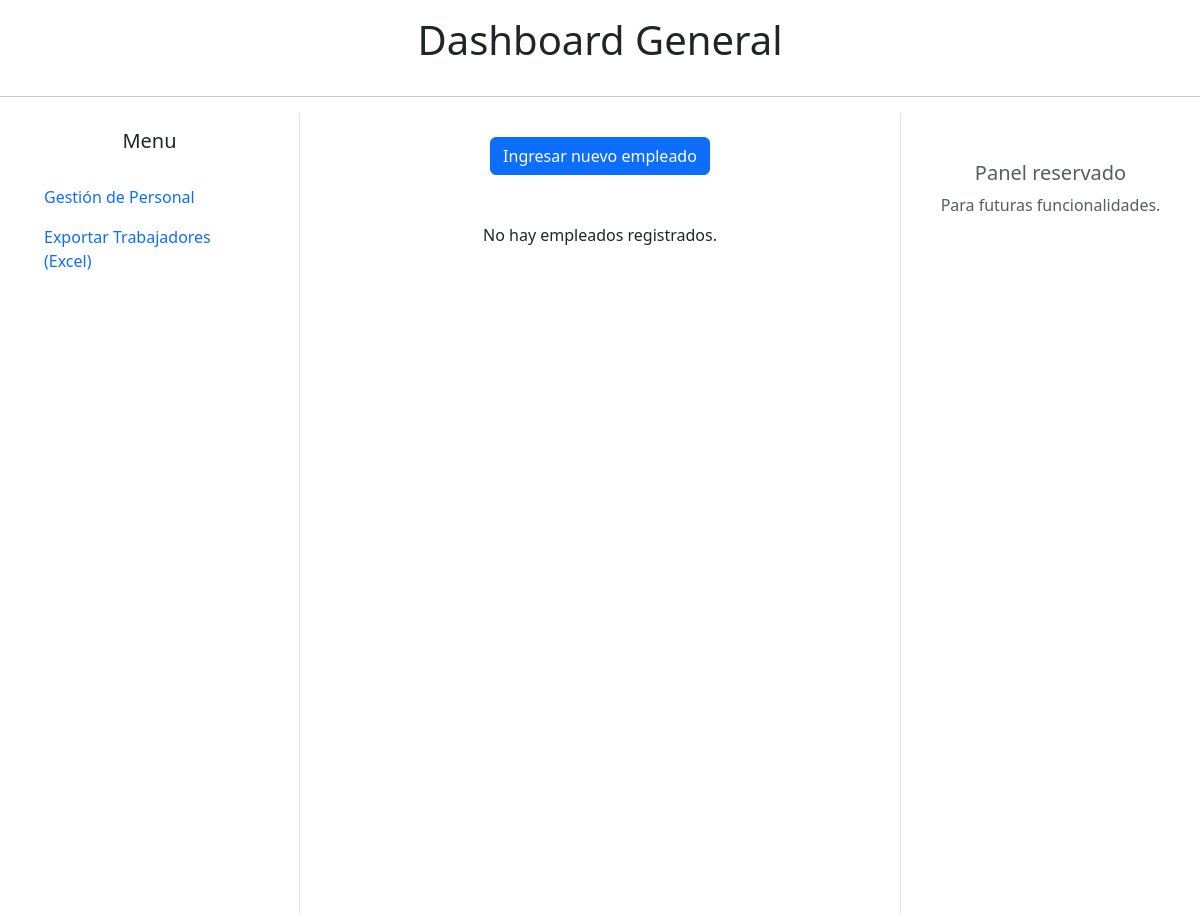
Before: /main/ with the older database file.
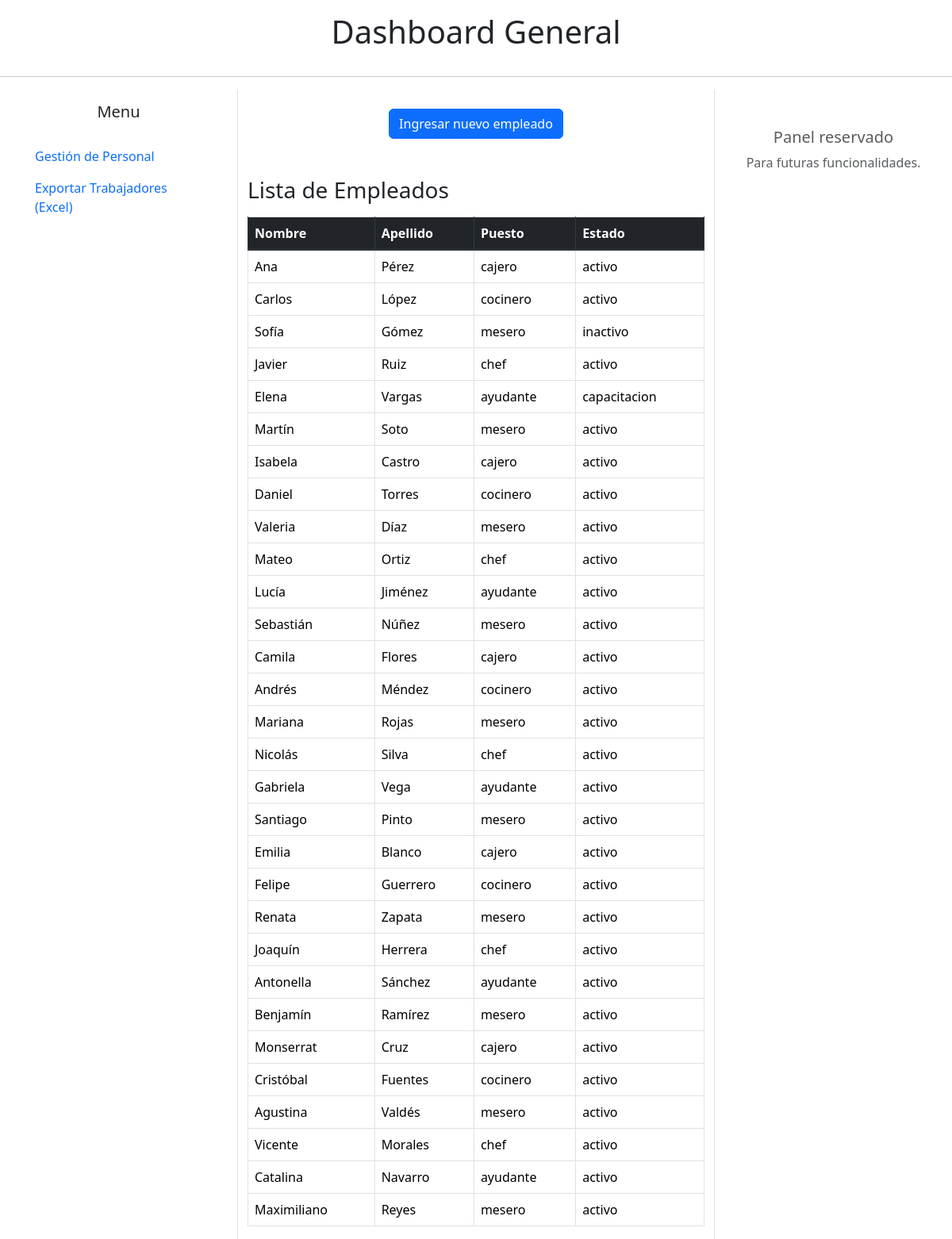
After: the same page with the newer database file.
### main/models.py (models this page shows, shortened)
class Empleado(models.Model):
    PUESTOS = {
        ('chef','Chef'),
        ('cocinero','Cocinero'),
        ('ayudante','Ayudante - cocina'),
        ('lavaplatos','Lavaplatos'),
        ('mesero','Mesero'),
        ('cajero','Cajero'),
        ('limpieza','Limpieza'),
    }
    ESTADO = ( # Usar una tupla de tuplas para CHOICES es más común
        ('activo','Activo'),
        ('inactivo','Inactivo'),
        ('capacitacion','En Capacitacion'),
    )
    SALARIOS_POR_PUESTO = {
        'chef': 3000000,  # Chef
        'cocinero': 2500000,  # Cocinero
        'ayudante': 1800000,  # Ayudante - cocina
        'lavaplatos': 1500000,  # Lavaplatos
        'mesero': 2000000,  # Mesero
        'cajero': 2200000,  # Cajero
        'limpieza': 1600000,  # Limpieza
    }
    idEmpleado = models.AutoField(primary_key=True)
    nombreEmpleado = models.CharField(max_length=100, null=False, blank=False)
    apellidoEmpleado = models.CharField(max_length=100, null=False, blank=False)
    fechaNacimiento = models.DateField(null=False, blank=False)
    direccionEmpleado = models.CharField(max_length=300, null=False, blank=False)
    telefonoEmpleado = models.CharField(max_length=17, null=False, blank=False)
    emailEmpleado = models.EmailField(max_length=100, null=False, blank=False)
    fecha_ingreso = models.DateField(null=False, blank=False)
    salario = models.CharField(
        choices=SALARIOS_POR_PUESTO,
        max_length=20
    )
    estado = models.CharField(
        max_length=20,
        default='inactivo',
        choices=ESTADO,
    )
    puesto = models.CharField(
        max_length=50,
        choices=PUESTOS,
        null=False,
        blank=False,
        default='cocinero'
    )
    class Meta:
        managed = True
        db_table = 'Empleado'

### main/views.py (the view)
# urls.py: 2. Add a URL to urlpatterns:  path('', views.home, name='home')
def home(request):
    empleados = Empleado.objects.all()
    return render(request, "main/inicio.html", {"empleados": empleados})

### main/templates/main/inicio.html (shortened to what this page needs)
<!DOCTYPE html>
<html lang="en">
<head>
  <link rel="stylesheet" href="https://maxcdn.bootstrapcdn.com/bootstrap/4.0.0-beta/css/bootstrap.min.css"
>
  <link rel="stylesheet" href="https://cdnjs.cloudflare.com/ajax/libs/font-awesome/4.5.0/css/font-awesome.min.css">
  <link href="https://cdn.jsdelivr.net/npm/bootstrap@5.3.2/dist/css/bootstrap.min.css" rel="stylesheet">
</head>
<body>
  <h1 class="text-center p-3">Dashboard General</h1>
  <hr>
  <div class="container-fluid">
    <div class="row vh-100">
      <div class="col-md-3 border-right">
        <h5 class="text-center mt-3">Menu</h5>
        <ul class="nav flex-column px-3 mt-4">
          <li class="nav-item">
            <a class="nav-link d-flex justify-content-between align-items-center" data-toggle="collapse"
              href="#gestionPersonalSub" role="button" aria-expanded="false">
              Gestión de Personal
            </a>
          </li>
          <li class="nav-item">
            <a class="nav-link" href="{% url 'exportar_empleados_excel' %}">
              Exportar Trabajadores (Excel)
            </a>
          </li>
        </ul>
      </div>
      <div class="col-md-6 text-center">
        <button class="btn btn-primary mt-4" onclick="mostrarFormulario()">Ingresar nuevo empleado</button>
        {% if empleados %}
        <div class="mt-5 text-left">
          <h3>Lista de Empleados</h3>
          <table class="table table-bordered mt-3">
            <thead class="thead-dark">
              <tr>
                <th>Nombre</th>
                <th>Apellido</th>
                <th>Puesto</th>
                <th>Estado</th>
              </tr>
            </thead>
            <tbody>
              {% for empleado in empleados %}
              <tr>
                <td>{{ empleado.nombreEmpleado }}</td>
                <td>{{ empleado.apellidoEmpleado }}</td>
                <td>{{ empleado.puesto }}</td>
                <td>{{ empleado.estado }}</td>
              </tr>
              {% endfor %}
            </tbody>
          </table>
        </div>
        {% else %}
        <p class="mt-5">No hay empleados registrados.</p>
        {% endif %}
      </div>
      <div class="col-md-3 border-left text-center">
        <h5 class="mt-5 text-muted">Panel reservado</h5>
        <p class="text-muted">Para futuras funcionalidades.</p>
      </div>
    </div>
  </div>
</body>
</html>

### main/templates/main/inicio.html (style rules this page uses)
.vh-100 { height: 100vh; }
.border-right { border-right: 1px solid #ccc; }
.border-left { border-left: 1px solid #ccc; }
.nav-link { cursor: pointer; }

Changed rows visible on the page:
added Empleado: nombreEmpleado "Ana", apellidoEmpleado "Pérez", puesto "cajero", estado "activo"
added Empleado: nombreEmpleado "Carlos", apellidoEmpleado "López", puesto "cocinero", estado "activo"
added Empleado: nombreEmpleado "Sofía", apellidoEmpleado "Gómez", puesto "mesero", estado "inactivo"
added Empleado: nombreEmpleado "Javier", apellidoEmpleado "Ruiz", puesto "chef", estado "activo"
added Empleado: nombreEmpleado "Elena", apellidoEmpleado "Vargas", puesto "ayudante", estado "capacitacion"
added Empleado: nombreEmpleado "Martín", apellidoEmpleado "Soto", puesto "mesero", estado "activo"
added Empleado: nombreEmpleado "Isabela", apellidoEmpleado "Castro", puesto "cajero", estado "activo"
added Empleado: nombreEmpleado "Daniel", apellidoEmpleado "Torres", puesto "cocinero", estado "activo"
added Empleado: nombreEmpleado "Valeria", apellidoEmpleado "Díaz", puesto "mesero", estado "activo"
added Empleado: nombreEmpleado "Mateo", apellidoEmpleado "Ortiz", puesto "chef", estado "activo"
added Empleado: nombreEmpleado "Lucía", apellidoEmpleado "Jiménez", puesto "ayudante", estado "activo"
added Empleado: nombreEmpleado "Sebastián", apellidoEmpleado "Núñez", puesto "mesero", estado "activo"
added Empleado: nombreEmpleado "Camila", apellidoEmpleado "Flores", puesto "cajero", estado "activo"
added Empleado: nombreEmpleado "Andrés", apellidoEmpleado "Méndez", puesto "cocinero", estado "activo"
added Empleado: nombreEmpleado "Mariana", apellidoEmpleado "Rojas", puesto "mesero", estado "activo"
added Empleado: nombreEmpleado "Nicolás", apellidoEmpleado "Silva", puesto "chef", estado "activo"
added Empleado: nombreEmpleado "Gabriela", apellidoEmpleado "Vega", puesto "ayudante", estado "activo"
added Empleado: nombreEmpleado "Santiago", apellidoEmpleado "Pinto", puesto "mesero", estado "activo"
added Empleado: nombreEmpleado "Emilia", apellidoEmpleado "Blanco", puesto "cajero", estado "activo"
added Empleado: nombreEmpleado "Felipe", apellidoEmpleado "Guerrero", puesto "cocinero", estado "activo"
added Empleado: nombreEmpleado "Renata", apellidoEmpleado "Zapata", puesto "mesero", estado "activo"
added Empleado: nombreEmpleado "Joaquín", apellidoEmpleado "Herrera", puesto "chef", estado "activo"
added Empleado: nombreEmpleado "Antonella", apellidoEmpleado "Sánchez", puesto "ayudante", estado "activo"
added Empleado: nombreEmpleado "Benjamín", apellidoEmpleado "Ramírez", puesto "mesero", estado "activo"
added Empleado: nombreEmpleado "Monserrat", apellidoEmpleado "Cruz", puesto "cajero", estado "activo"
added Empleado: nombreEmpleado "Cristóbal", apellidoEmpleado "Fuentes", puesto "cocinero", estado "activo"
added Empleado: nombreEmpleado "Agustina", apellidoEmpleado "Valdés", puesto "mesero", estado "activo"
added Empleado: nombreEmpleado "Vicente", apellidoEmpleado "Morales", puesto "chef", estado "activo"
added Empleado: nombreEmpleado "Catalina", apellidoEmpleado "Navarro", puesto "ayudante", estado "activo"
added Empleado: nombreEmpleado "Maximiliano", apellidoEmpleado "Reyes", puesto "mesero", estado "activo"
Other visible differences:
text no longer shown: "No hay empleados registrados."
text now shown: "Lista de Empleados Nombre Apellido Puesto Estado"
